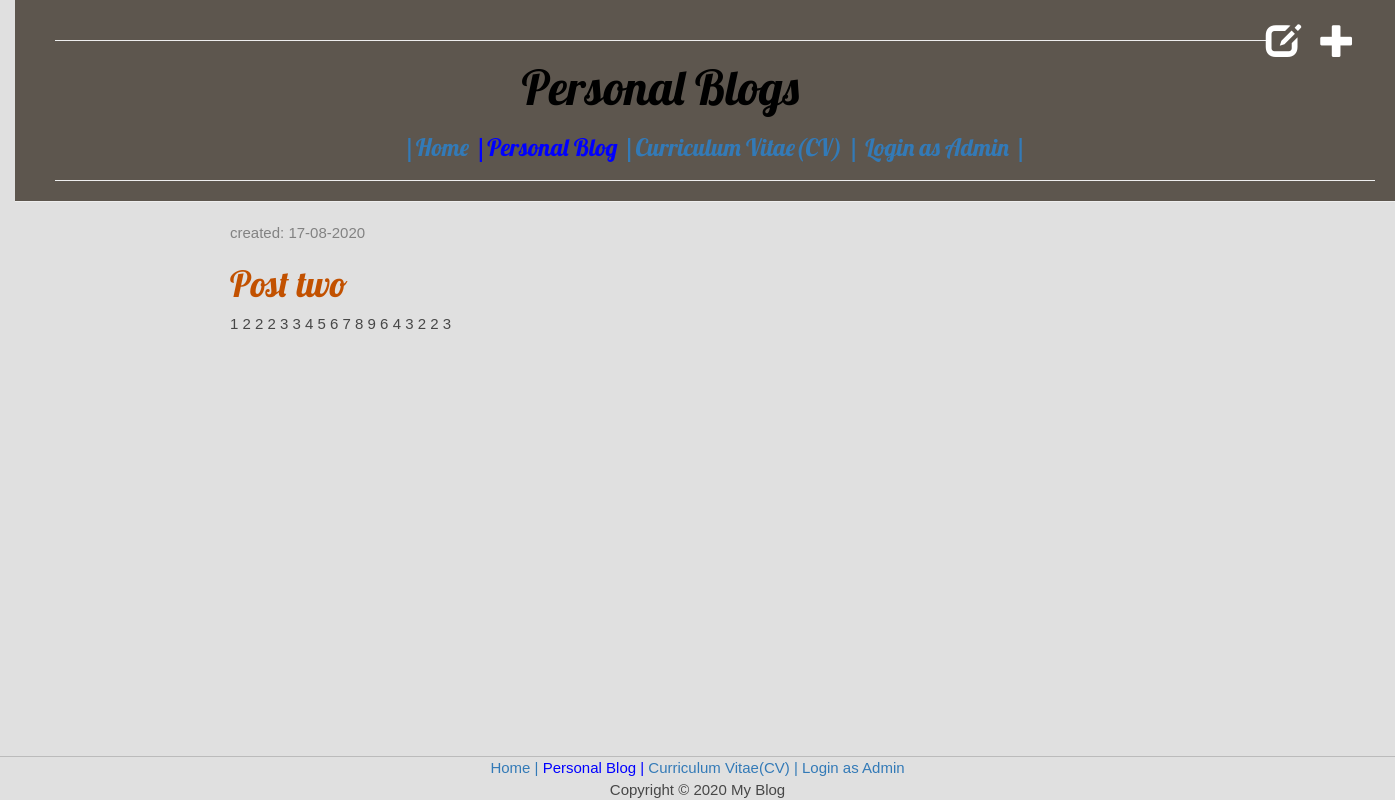
The page /blog/drafts/ (signed in) on the database its author committed.
### blog/models.py (models this page shows, shortened)
class Post(models.Model):
    author = models.ForeignKey(settings.AUTH_USER_MODEL, on_delete=models.CASCADE)
    title = models.CharField(max_length=200)
    text = models.TextField()
    created_date = models.DateTimeField(default=timezone.now)
    published_date = models.DateTimeField(blank=True, null=True)

### blog/views.py (the view)
# urls.py: path('drafts/', views.post_draft_list, name='post_draft_list'),
def post_draft_list(request):
    posts = Post.objects.filter(published_date__isnull=True).order_by('created_date')
    return render(request, 'blog/post_draft_list.html', {'posts': posts})

### blog/templates/blog/post_draft_list.html
{% extends 'blog/base.html' %}
{% block content %}
    {% for post in posts %}
        <div class="post">
            <p class="date">created: {{ post.created_date|date:'d-m-Y' }}</p>
            <h1><a href="{% url 'post_detail' pk=post.pk %}">{{ post.title }}</a></h1>
            <p>{{ post.text|truncatechars:200 }}</p>
        </div>
    {% endfor %}
{% endblock %}

### blog/static/css/blog.css (style rules this page uses)
h1, h2, h3, h4 { font-family: 'Lobster', cursive; }
h1 a, h2 a { color: #C25100; }
.date { color: #828282; }
.post { margin-bottom: 70px; }
body { padding-left: 15px; background-color: #E0E0E0; font-family: "Trebuchet MS", Helvetica, sans-serif; font-size: 1.50em; text-align: justify; color: #474747; }
h1 { color: #270c39; }

### rows shown on the page
Post: created_date "17-08-2020", title "Post two", text "1 2 2 2 3 3 4 5 6 7 8 9 6 4 3 2 2 3"
